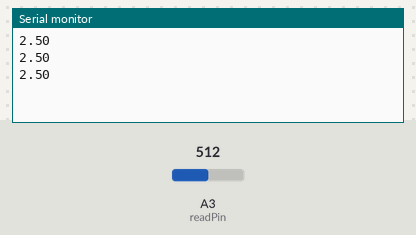
Recording of a sketch running on a simulated Arduino Uno, built with avr-gcc and run on an emulated ATmega328P. Parts: the last lines printed to the serial monitor. The test bench sets the inputs (shaded band); at power-on: A3 (readPin) = 512.

Above: at 1.3 s.
1.4 s: A3 (readPin) set to 716
At 1.9 s:
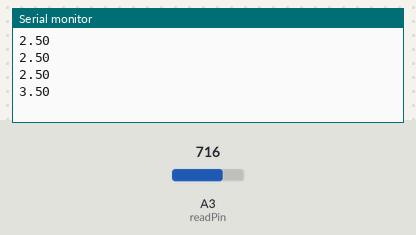
2.9 s: A3 (readPin) set to 900
At 3.4 s:
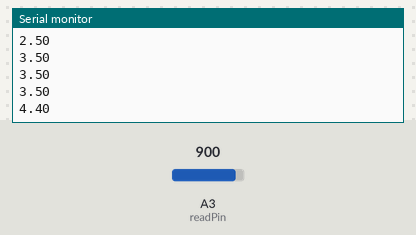
Timing chart, 0 to 5.9 s (numbered marks = the images above; inputs shaded):
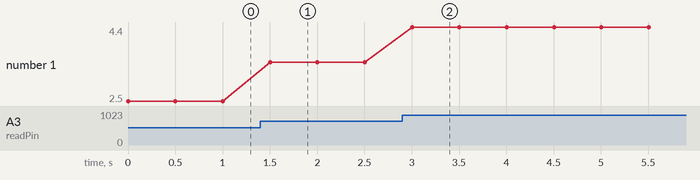

Measured:
- after the input at 1.4 s, the serial monitor: prints a new line after 0.10 s (image 1)
- after the input at 2.9 s, the serial monitor: prints a new line after 0.10 s (image 2)
- plotted number 1: 2.5 → 3.5 after the input at 1.4 s, 3.5 → 4.4 after the input at 2.9 s

The sketch:

005_read_and_convert_voltage.ino
```cpp
int readPin=A3;
int readVal;
float V2=0;
int wait=500;

void setup() {
  // put your setup code here, to run once:
  pinMode(readPin,INPUT);
  Serial.begin(9600);
}

void loop() {
  // put your main code here, to run repeatedly:
  readVal=analogRead(readPin);
  V2=(5./1023.)*readVal;
  Serial.println(V2);
  delay(wait);
}
```
